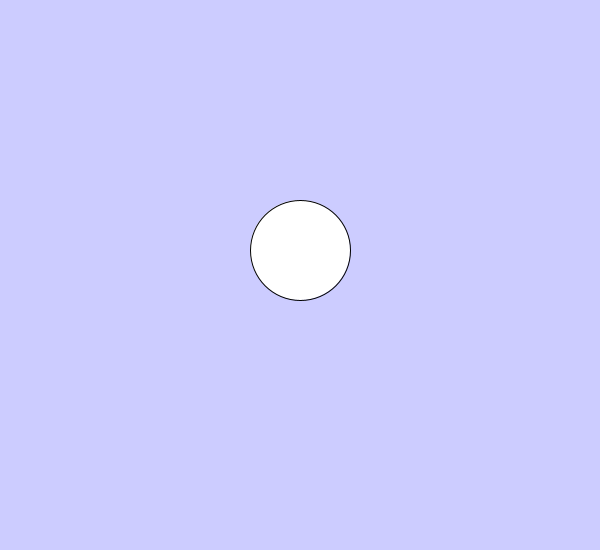
Frame 1 (no input)
Frame 60 (the mouse pressed at the canvas centre just before this capture): identical to frame 1, image omitted
Frame 120 (the mouse held since frame 60 and released just before this capture): identical to frame 1, image omitted

The Processing sketch that drew this single still picture (run headless with seeded random() and noise(); from frame 60 on, the mouse is pressed at the canvas centre):

// Processing sketch: Slippery_Dot_2
// ── Slippery_Dot_2.pde
// 1. Create three integer variables to represent the x, y, and the size of the ellipse
   int X=300; 
   int Y=250; 
   int size=100;
    void setup() {
     // 2. Set the size of your sketch
    size(600,550);
    }
    
    void draw() {
      // 3. Set the background color of your sketch
      background(204, 204, 255);
      // 4. Draw an ellipse. Make sure it fits in the window.
      // Use the variables created at the top of the sketch, 
      // for the location and size of your ellipse
      ellipse(X, Y, size, size);
    }
    
    void mousePressed() {
      //5. Create an integer variable called distance
      int Distance;
      //6. Set the value of the distance variable to the value returned by the getDistance method
      //   Pass the mouse's x and y (mouseX and mouseY) and the x and y of your ellipse to the method.
        Distance = getDistance(mouseX, mouseY, X, Y);
          
      //7.  Use an if statement to check if the distance variable is < the radius of the ellipse
      //    If it is, set a new x and y for the ellipse, using a random location on the window
      //    Hint: Use the Processing random() function       
      if(Distance < size/2){
      
      }
    }
    
    int getDistance(int x1, int y1, int x2, int y2) {
      return (int)Math.sqrt(Math.pow((x1-x2),2) + Math.pow((y1-y2),2));
    }
